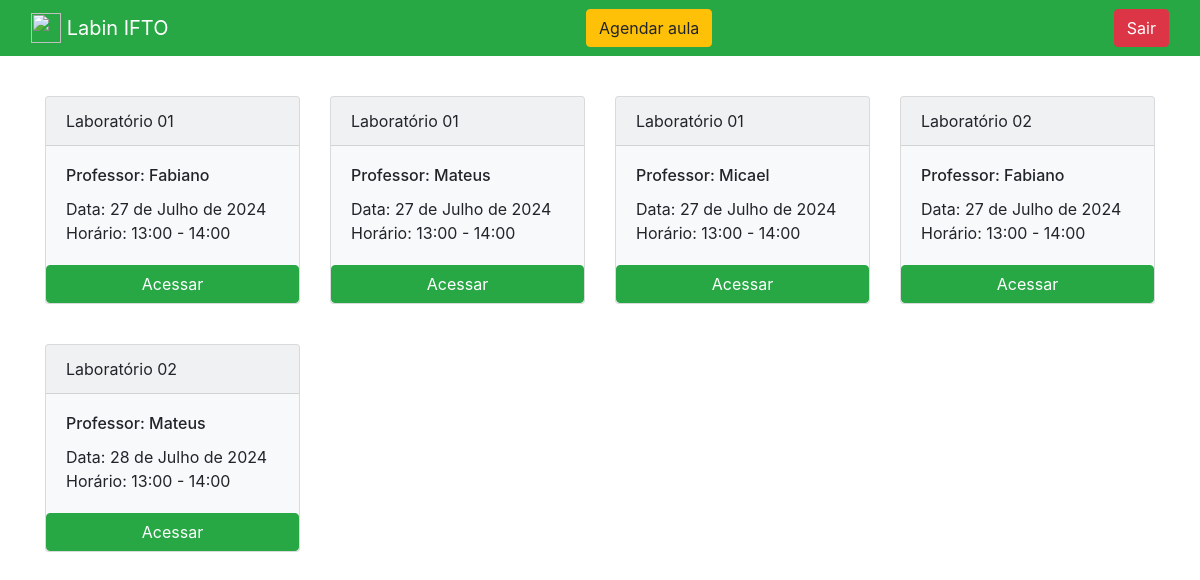
Before: /agendamento/home/ (signed in) with the older database file.
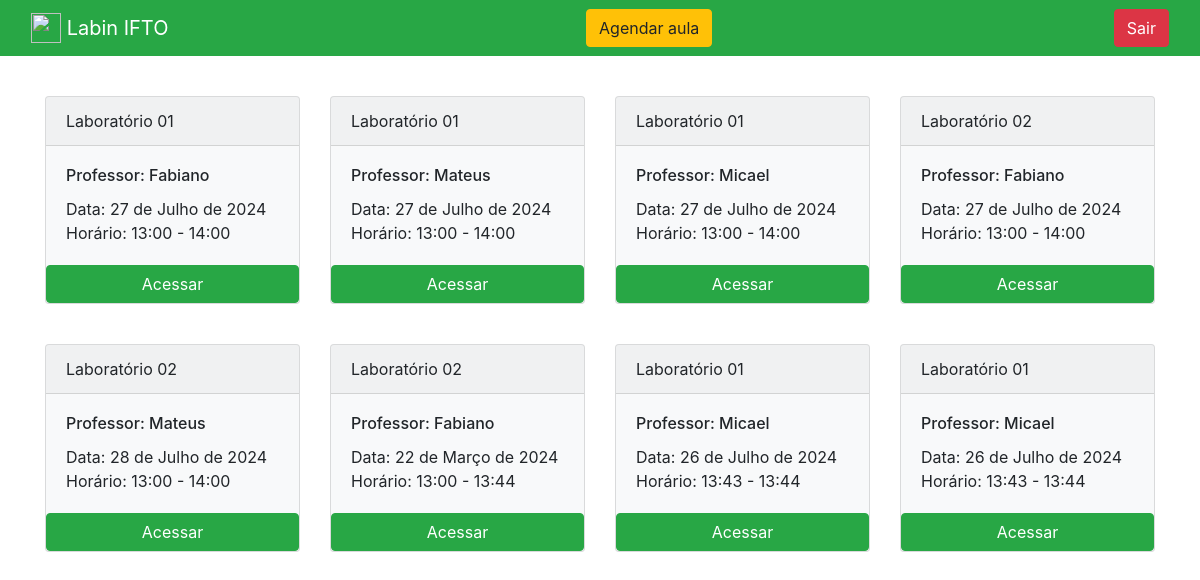
After: the same page with the newer database file.
### agendamento/models.py (models this page shows, shortened)
class Agendamentos(models.Model):
    professor = models.ForeignKey(Professores, on_delete=models.DO_NOTHING)
    laboratorio = models.ForeignKey(Laboratorios, on_delete=models.DO_NOTHING)
    data_agendamento = models.DateField()
    horario_inicio = models.TimeField()
    horario_fim = models.TimeField()
    class Meta:
        verbose_name = 'Agendamento'

class Laboratorios(models.Model):
    nome = models.CharField(max_length=30)
    class Meta:
        verbose_name = 'Laboratório'
    def __str__(self) -> str:
        return self.nome

class Professores(models.Model):
    nome = models.CharField(max_length=100)
    class Meta:
        verbose_name = 'Professore'
    def __str__(self) -> str:
        return self.nome

### agendamento/views.py (the view)
# urls.py: path('home/', views.home, name= 'home'),
def home(request):
    if request.session.get('usuario'):
        usuario = Usuario.objects.get(id = request.session['usuario']).nome
        agendamentos = Agendamentos.objects.all()
        form = AgendamentoAula()
        return render(request, 'home.html', {'agendamentos': agendamentos,
                                             'usuario_logado': request.session.get('usuario'),
                                             'form': form})
    else:
        return redirect('/auth/login/?status=2')

### agendamento/templates/home.html
{% extends "base.html" %}
{% block 'conteudo' %}
<div class="container">
    <div class="row">
        {% for agendamento in agendamentos %}
        <div class="col-md-3">
            <br>
            <div class="card bg-light mt-3" style="max-width: 16rem;">
                <div class="card-header">{{agendamento.laboratorio}}</div>
                <div class="card-body">
                  <h6 class="card-title">Professor: {{agendamento.professor}}</h6>
                  <p class="card-text">Data: {{agendamento.data_agendamento}} <br> Horário: {{agendamento.horario_inicio}} - {{agendamento.horario_fim}}</p>
                </div>
                <a href="{% url 'ver_agendamento' agendamento.id %}" class="btn btn-success">Acessar</a>
            </div>
        </div>
        {% endfor %}
    </div>
</div>
{% endblock  %}

Changed rows visible on the page:
added Agendamentos: laboratorio "Laboratório 02", professor "Fabiano", data_agendamento "22 de Março de 2024", horario_inicio "13:00", horario_fim "13:44"
added Agendamentos: laboratorio "Laboratório 01", professor "Micael", data_agendamento "26 de Julho de 2024", horario_inicio "13:43", horario_fim "13:44"
added Agendamentos: laboratorio "Laboratório 01", professor "Micael", data_agendamento "26 de Julho de 2024", horario_inicio "13:43", horario_fim "13:44"
